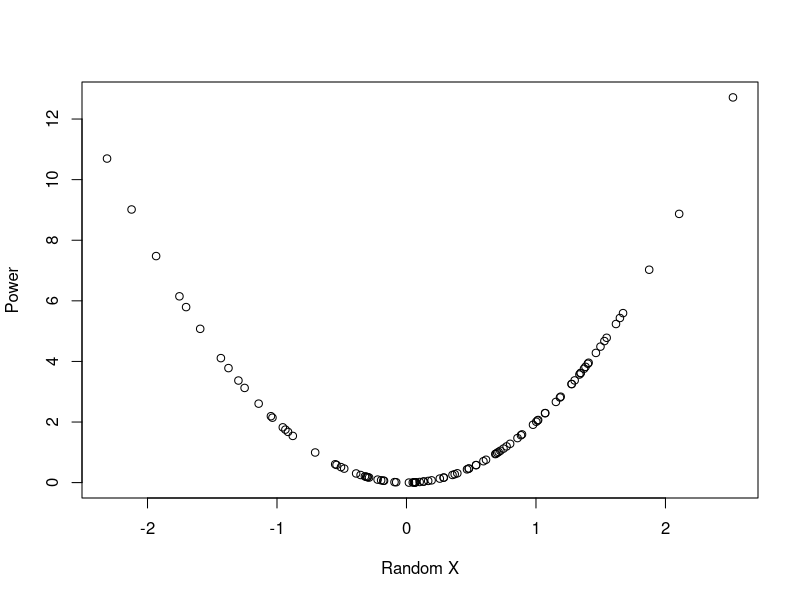

Generate this figure with R:
# Muhammad Noon
# saadnoon@yahoo.com
# 2018-07-03

x <- rnorm(n = 100)
y <- 2*x^2
plot(x,y, xlab = "Random X", ylab = "Power")
